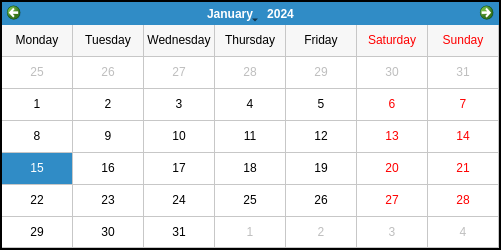
<?xml version="1.0" encoding="UTF-8"?>
<ui version="4.0">
 <class>DatePicker</class>
 <widget class="QDialog" name="DatePicker">
  <property name="geometry">
   <rect>
    <x>0</x>
    <y>0</y>
    <width>375</width>
    <height>250</height>
   </rect>
  </property>
  <property name="modal">
   <bool>true</bool>
  </property>
  <layout class="QGridLayout" name="gridLayout_2">
   <property name="margin">
    <number>0</number>
   </property>
   <property name="spacing">
    <number>0</number>
   </property>
   <item row="0" column="0">
    <widget class="QFrame" name="frame">
     <property name="frameShape">
      <enum>QFrame::Box</enum>
     </property>
     <property name="lineWidth">
      <number>2</number>
     </property>
     <layout class="QGridLayout" name="gridLayout">
      <property name="margin">
       <number>0</number>
      </property>
      <property name="spacing">
       <number>0</number>
      </property>
      <item row="0" column="0">
       <widget class="QCalendarWidget" name="calendar">
        <property name="firstDayOfWeek">
         <enum>Qt::Monday</enum>
        </property>
        <property name="gridVisible">
         <bool>true</bool>
        </property>
        <property name="horizontalHeaderFormat">
         <enum>QCalendarWidget::LongDayNames</enum>
        </property>
        <property name="verticalHeaderFormat">
         <enum>QCalendarWidget::NoVerticalHeader</enum>
        </property>
        <property name="dateEditEnabled">
         <bool>false</bool>
        </property>
       </widget>
      </item>
     </layout>
    </widget>
   </item>
  </layout>
 </widget>
 <resources>
  <include location="../loteliQt.qrc"/>
 </resources>
 <connections/>
</ui>
